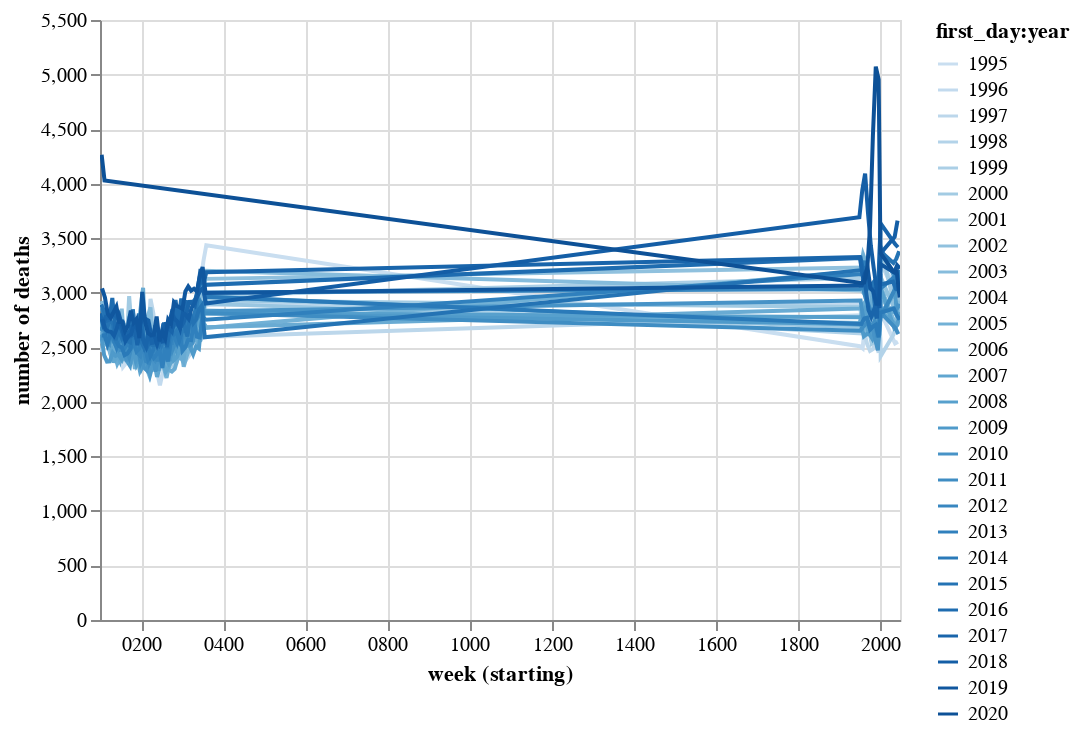

Here is the notebook cell this chart was saved with:
### Code cell
alt.Chart(df).mark_line().encode(
    alt.X('first_day:yday', type='temporal', title='week (starting)'),
    alt.Y('deaths', type='quantitative', title='number of deaths'),
    color='first_day:year:O'
).interactive() #.add_selection(alt.selection_interval(bind='scales'))

#band = alt.Chart(df).mark_errorband(extent='ci').encode(
#    x = 'first_day',
#    y = 'deaths'
#)

#line + band

### Figure 1 — Vega-Lite specification as saved in the notebook (floating-point values rounded to 4 significant figures; data arrays with more than 128 entries replaced by an {"elided": "..."} marker saying what was removed)
{"config": {"view": {"continuousWidth": 400, "continuousHeight": 300}}, "data": {"name": "data-0bdd129f33efb888627c1caf733a5c7c"}, "mark": "line", "encoding": {"color": {"type": "ordinal", "field": "first_day:year"}, "x": {"type": "temporal", "field": "first_day:yday", "title": "week (starting)"}, "y": {"type": "quantitative", "field": "deaths", "title": "number of deaths"}}, "selection": {"selector015": {"type": "interval", "bind": "scales", "encodings": ["x", "y"]}}, "$schema": "https://vega.github.io/schema/vega-lite/v4.8.1.json", "datasets": {"data-0bdd129f33efb888627c1caf733a5c7c": {"elided": "1300 records"}}}
